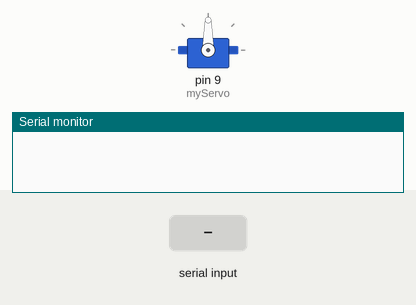
Simulated run of this sketch. Board: Arduino Uno, built with avr-gcc and run on an emulated ATmega328P. Parts: servo, the last lines printed to the serial monitor. Inputs (shaded band) come from the test bench.

Above: at 1.2 s.
1.3 s: "90,45\n" received over Serial
At 2.5 s:
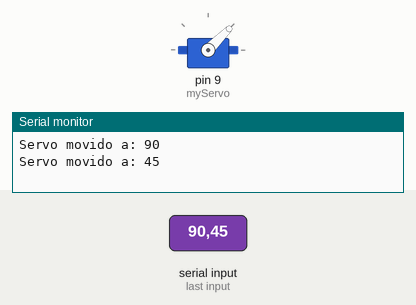
2.8 s: "30,150\n" received over Serial
At 3.9 s:
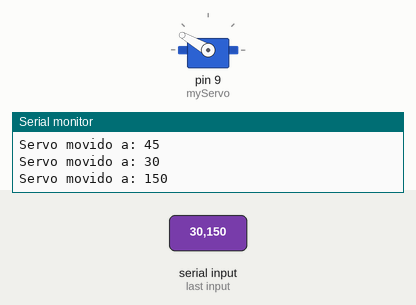
4.3 s: "5\n" received over Serial
At 4.7 s:
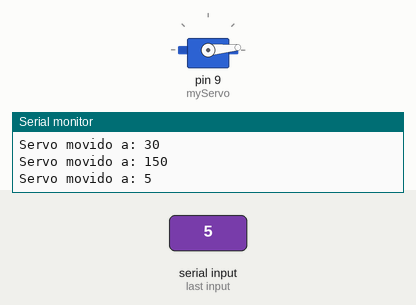
5.8 s: "90\n" received over Serial
At 7.1 s:
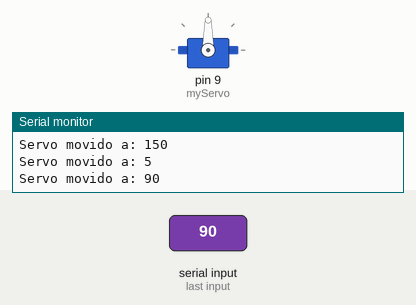
Timing chart, 0 to 8.3 s (numbered marks = the images above; inputs shaded):
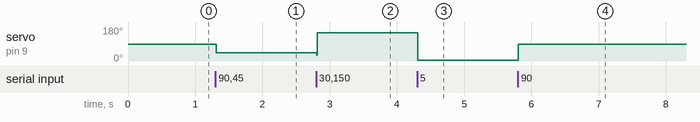

Measured:
- after the input at 1.3 s, servo on pin 9 (myServo): 90° → 45° at once
- after the input at 2.8 s, servo on pin 9 (myServo): 45° → 150° at once
- after the input at 4.3 s, servo on pin 9 (myServo): 150° → 5° at once
- after the input at 5.8 s, servo on pin 9 (myServo): 5° → 90° at once

The sketch:

Codigo_Arduino_Projecto_Camaras.ino
```cpp
#include <Servo.h>

Servo myServo;
int receivedData = 0;  // Variable para almacenar el dato recibido
bool newData = false;  // Variable para verificar si hay un nuevo dato

void setup() {
  Serial.begin(9600);  // Inicializa la comunicación serial
  myServo.attach(9);   // Conecta el servomotor al pin 9
}

void loop() {
  // Verificar si hay datos en el puerto serial
  if (Serial.available() > 0) {
    receivedData = Serial.parseInt();  // Leer el dato enviado
    newData = true;                    // Indicar que hay un nuevo dato
  }

  // Si hay un nuevo dato, mover el servo
  if (newData) {
    if (receivedData > 0 && receivedData <= 180) {  // Validar rango de 0 a 180
      myServo.write(receivedData);  // Mover el servomotor al ángulo recibido
      Serial.print("Servo movido a: ");
      Serial.println(receivedData);  // Imprimir el ángulo movido en el monitor serial
    }
    newData = false;  // Resetear la bandera para esperar un nuevo dato
  }
  delay(10);
}
```
